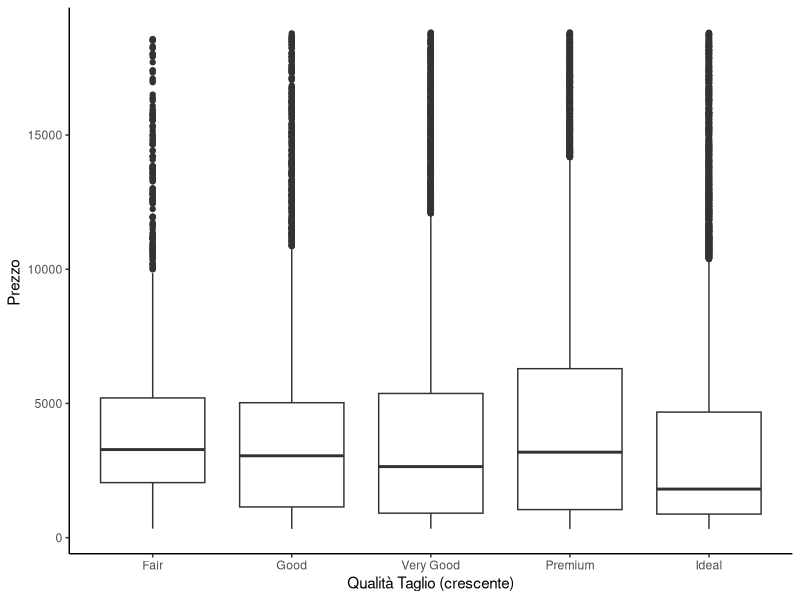
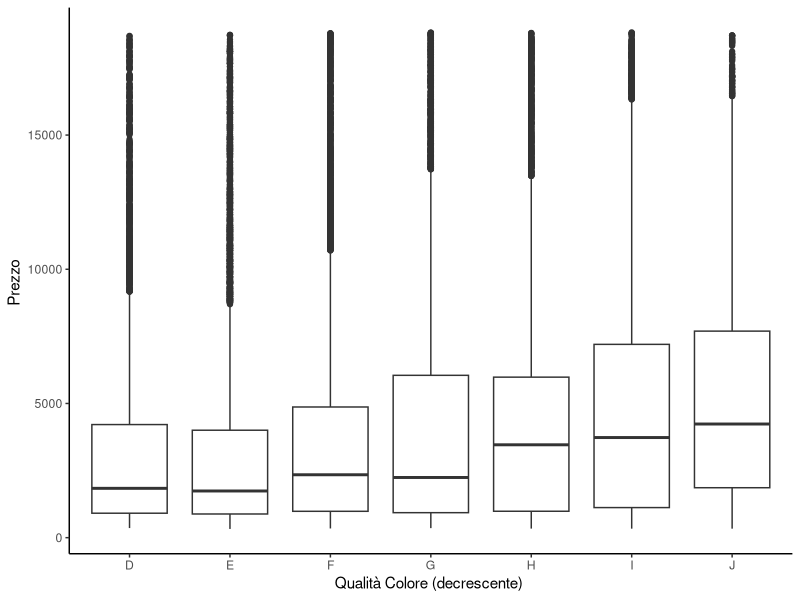
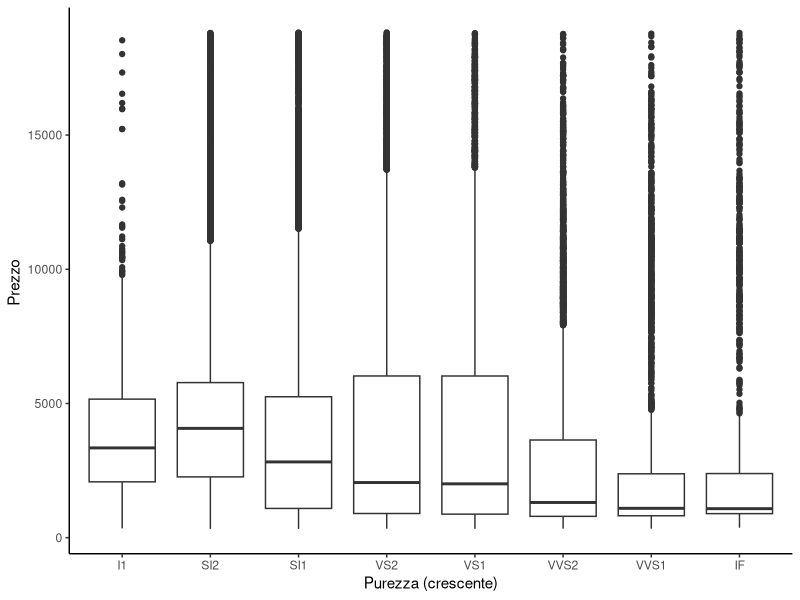
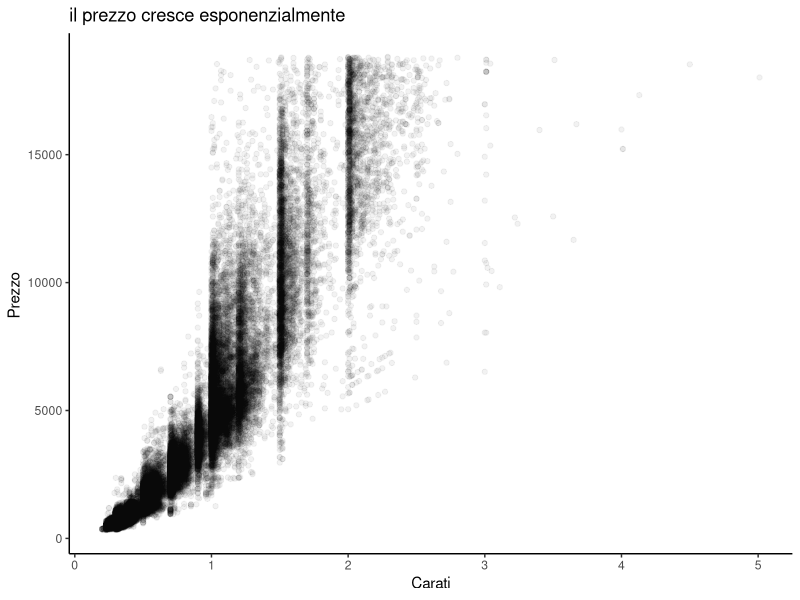
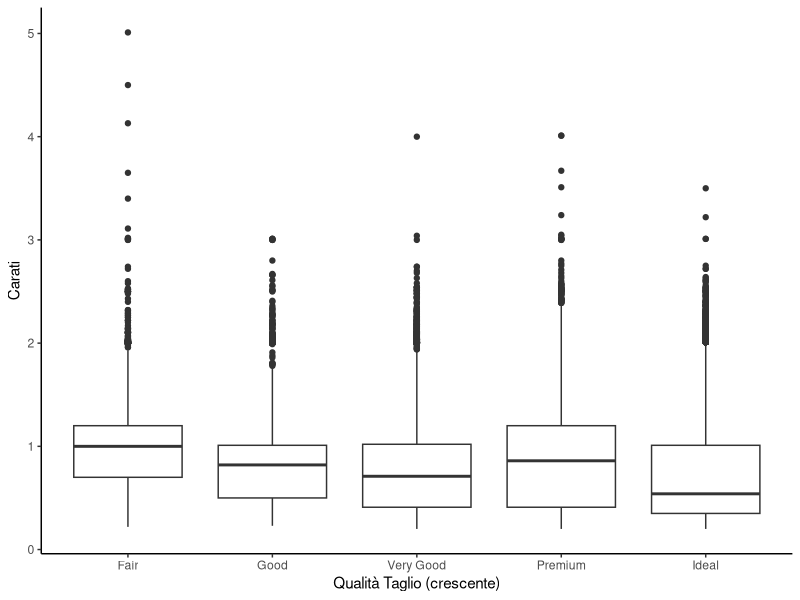
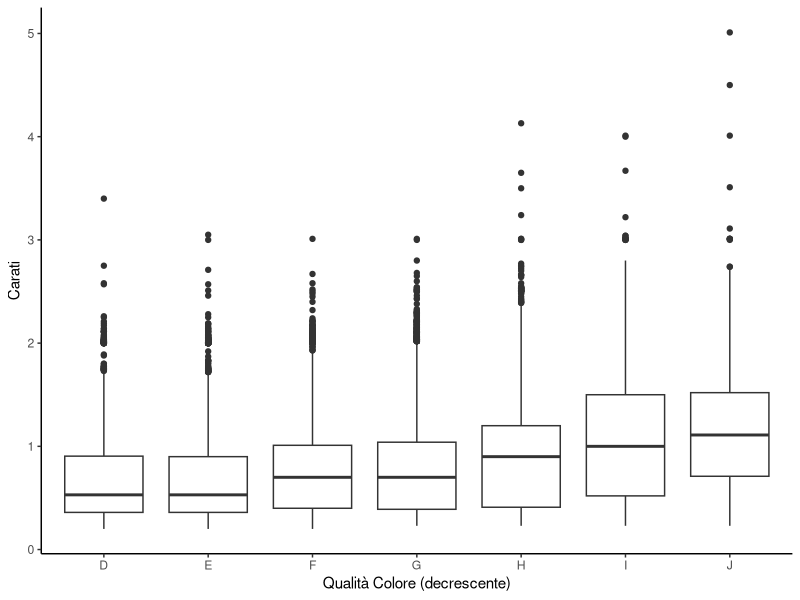
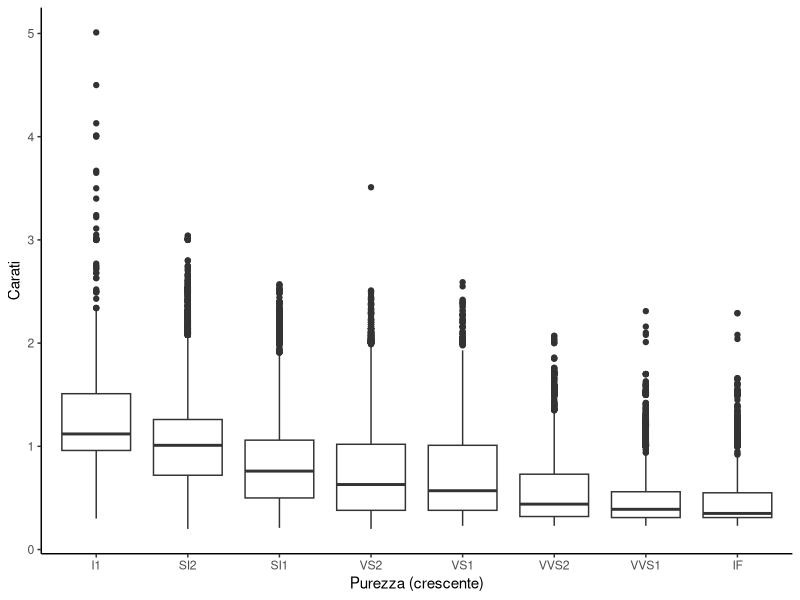
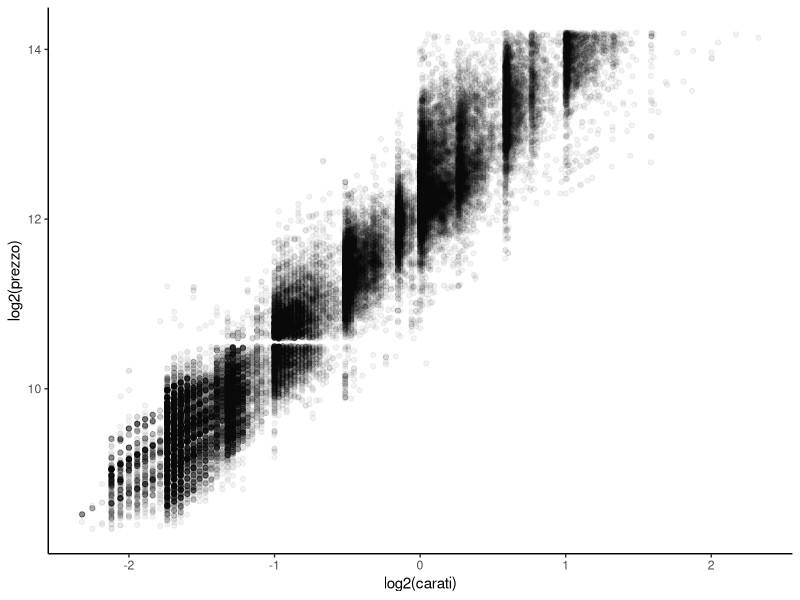

Write R code to recreate these figures, in order.
## ---- chunk 1
knitr::opts_chunk$set(cache=TRUE, message=FALSE, warning=FALSE, fig.align='center')
## ---- chunk 2
library(dplyr)
library(ggplot2)
library(modelr)
## ---- chunk 3
ggplot(data = diamonds) +
  geom_boxplot(mapping = aes(x = cut, y = price)) +
  labs(x = "Qualità Taglio (crescente)", y = "Prezzo ") +
  theme_classic()

ggplot(data = diamonds) +
  geom_boxplot(mapping = aes(x = color, y = price)) +
  labs(x = "Qualità Colore (decrescente) ", y = "Prezzo ") +
  theme_classic()

ggplot(data = diamonds) +
  geom_boxplot(mapping = aes(x = clarity, y = price)) +
  labs(x = "Purezza (crescente)", y = "Prezzo ") +
  theme_classic()
## ---- chunk 4
diamonds |>
  group_by(cut) |>
  summarise(n = n(), prezzo_mediano = median(price))

diamonds |>
  group_by(color) |>
  summarise(n = n(), prezzo_mediano = median(price))

diamonds |>
  group_by(clarity) |>
  summarise(n = n(), prezzo_mediano = median(price))
## ---- chunk 5
ggplot(data = diamonds) +
  geom_point(mapping = aes(x = carat, y = price), alpha = 0.05) +
  labs(title="il prezzo cresce esponenzialmente", x = "Carati", y = "Prezzo ") +
  theme_classic()
## ---- chunk 6
ggplot(data = diamonds) +
  geom_boxplot(mapping = aes(x = cut, y = carat)) +
  labs(x = "Qualità Taglio (crescente)", y = "Carati") +
  theme_classic()

ggplot(data = diamonds) +
  geom_boxplot(mapping = aes(x = color, y = carat)) +
  labs(x = "Qualità Colore (decrescente)", y = "Carati") +
  theme_classic()

ggplot(data = diamonds) +
  geom_boxplot(mapping = aes(x = clarity, y = carat)) +
  labs(x = "Purezza (crescente)", y = "Carati") +
  theme_classic()
## ---- chunk 7
diamonds |>
  group_by(clarity) |>
  summarise(carati_mediani = median(carat), prezzo_mediano = median(price))
## ---- chunk 8
diamonds2 = diamonds |>
  mutate(lprice = log2(price), lcarat = log2(carat))

ggplot(data = diamonds2) +
  geom_point(mapping = aes(x = lcarat, y = lprice), alpha = 0.05) +
  labs(x = "log2(carati)", y = "log2(prezzo)") +
  theme_classic()
## ---- chunk 9
mod_carat = lm(lprice ~ lcarat, data = diamonds2)

mod_carat$coefficients
summary(mod_carat)$r.squared
## ---- chunk 10
ggplot(data = diamonds2, mapping = aes(x = lcarat, y = lprice)) +
  geom_point(alpha = 0.05) +
  geom_smooth(method = "lm", se = FALSE, colour = "red") +
  labs(x = "log2(carati)", y = "log2(prezzo)") +
  theme_classic()
## ---- chunk 11
diamonds2 = diamonds2 |>
  add_residuals(mod_carat, "lresid")

ggplot(data = diamonds2) +
  geom_point(mapping = aes(x = lcarat, y = lresid), alpha = 0.05) +
  labs(x = "log2(carati)", y = "Residuo") +
  theme_classic()
## ---- chunk 12
ggplot(data = diamonds2) +
  geom_boxplot(mapping = aes(x = cut, y = lresid)) +
  labs(x = "Taglio", y = "Residuo (log2)") +
  theme_classic()

ggplot(data = diamonds2) +
  geom_boxplot(mapping = aes(x = color, y = lresid)) +
  labs(x = "Colore (Qualità decrescente)", y = "Residuo (log2)") +
  theme_classic()

ggplot(data = diamonds2) +
  geom_boxplot(mapping = aes(x = clarity, y = lresid)) +
  labs(x = "Purezza (crescente)", y = "Residuo (log2)") +
  theme_classic()
## ---- chunk 13
diamonds2 |>
  group_by(clarity) |>
  summarise(residuo_mediano = median(lresid))
